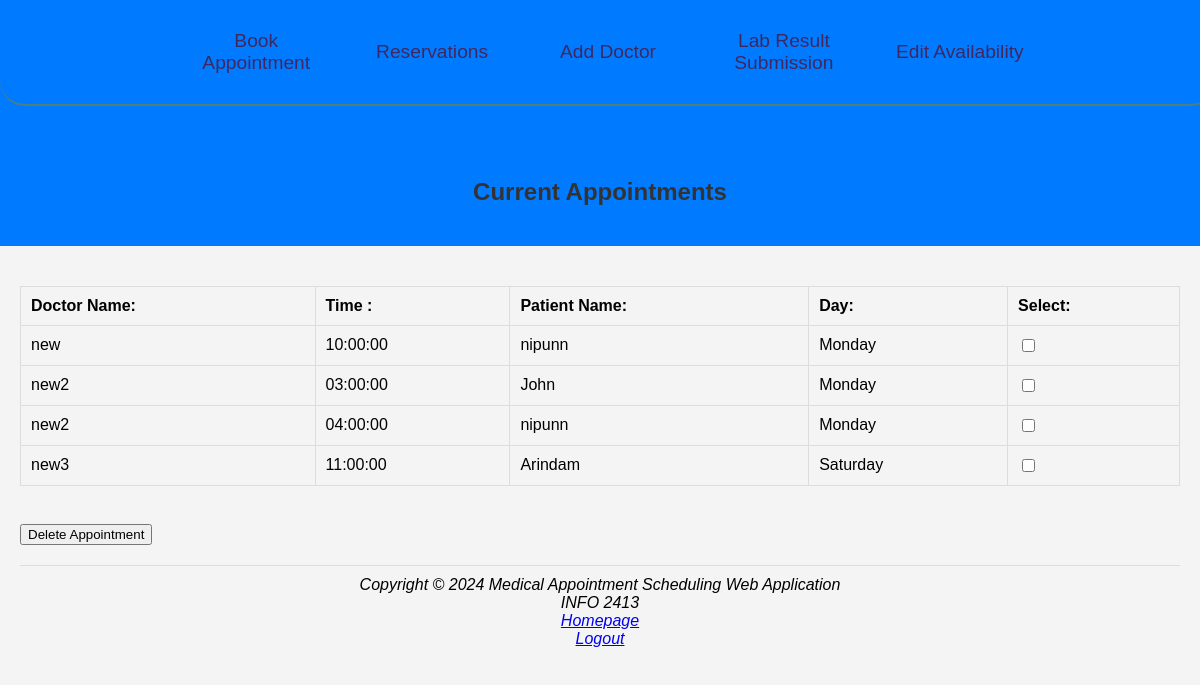
/show_all_appointments.php (signed in), run on the app's committed database.
### tables this page shows
CREATE TABLE `availability` (
  `aptNumber` int(11) NOT NULL,
  `Status` varchar(100) NOT NULL,
  `Time` time NOT NULL,
  `Day` text NOT NULL,
  `medicalLicence` int(11) DEFAULT NULL,
  `healthNo` int(11) DEFAULT NULL
);

CREATE TABLE `doctors` (
  `medicalLicence` int(11) NOT NULL,
  `doctorName` text NOT NULL,
  `email` text NOT NULL,
  `phoneNo` int(11) NOT NULL,
  `address` text NOT NULL,
  `specialization` text NOT NULL
);

CREATE TABLE `registration` (
  `fname` varchar(200) NOT NULL,
  `lname` varchar(200) NOT NULL,
  `healthNo` int(7) NOT NULL,
  `email` text NOT NULL,
  `phoneNo` int(10) NOT NULL,
  `address` text NOT NULL,
  `gender` varchar(100) NOT NULL
);

### show_all_appointments.php (the view, shortened to what this page needs)
<?php
  $con=new mysqli ('localhost', 'root', '','project_final_1');
?>
<?php include 'header.php'; ?>
<HEADER><h2>Current Appointments</h2></HEADER>
<div class="container">
<body>
<form action=" " method="post" >
<table id="book">
<tr>
<th> Doctor Name:</th>
<th>Time :</th>
<th>Patient Name:</th>
<th>Day:</th>
<th>Select:</th>
</tr>
<?php
$query2 = "select Time , Day, doctors.doctorName , registration.lname, registration.fname from Availability
INNER JOIN doctors
ON Availability.medicalLicence = doctors.medicalLicence
INNER JOIN registration ON Availability.healthNo = registration.healthNo and Status = 'Reserved' ";
$statement = mysqli_query($con,$query2);
 $count=0;
while($row = $statement->fetch_assoc())
{
    echo"<tr>" ;
    echo"<td>" . $row['doctorName'] . "</td>";
    echo"<td>" . $row['Time'] . "</td>";
    echo "<td>" . $row['fname'] . "</td>";
    echo "<td>" . $row['Day'] . "</td>";
    echo"<td>" ."<input type='checkbox' id='check' name='check' value='$count'>"."</td>" ;
    echo"</tr>";
    $count++;
}
?>
</table><br>
<input name='book'  type='submit' value ='Delete Appointment' >
</form>
	</body>
  <?php include 'footer.php'; ?>
  </html>

### style.css (style rules this page uses)
body { background-color: white; color: black; font-family: Verdana, Arial, sans-serif; margin: 0; padding: 0; }
.container { padding: 20px; max-width: 1200px; margin: auto; }
h2, h3 { color: #333; }
table { border-collapse: collapse; width: 100%; margin: 20px 0; }
th, td { padding: 10px; text-align: left; border: 1px solid #ddd; }
#book { border: 1px solid black; border-collapse: collapse; }

### header.php (style rules this page uses)
body { font-family: Arial, sans-serif; margin: 0; padding: 0; background-color: #f4f4f4; }
header { background-color: #007BFF; color: white; text-align: center; padding: 20px 0; }

### data on the page
availability: medicalLicence.doctorName "new", Time "10:00:00", healthNo.fname "nipunn", Day "Monday"
availability: medicalLicence.doctorName "new2", Time "03:00:00", healthNo.fname "John", Day "Monday"
availability: medicalLicence.doctorName "new2", Time "04:00:00", healthNo.fname "nipunn", Day "Monday"
availability: medicalLicence.doctorName "new3", Time "11:00:00", healthNo.fname "Arindam", Day "Saturday"
